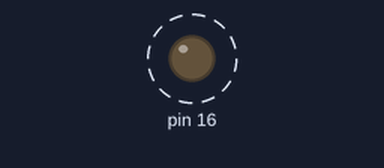
The sketch below on a simulated Arduino Uno, built with avr-gcc and run on an emulated ATmega328P. On the bench: output pins drawn as LEDs (lit = HIGH). Dashed ring = blinking.

Above: at 0.2 s.
Timing chart, 0 to 3.0 s (numbered marks = the images above):
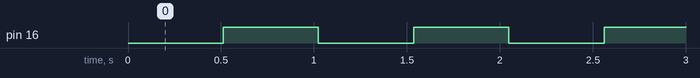

The sketch:

prueba.ino
```cpp
// A) definición de variables
unsigned long tiempo = 0; // tiempo como entero largo sin signo, 4 bytes o 32 bits.
boolean dato = 0;  // Defino variable dato como binaria a 0

void setup() {
  DDRC = B00000100; // defino como salida el C2 con el registro.
  PORTC = B00000000; // Inicializo el puerto 2 a 0
}

void loop() {
  tiempo = millis(); // Obtiene la cuenta del tiempo en ms y se la asigna a la variable tiempo
  dato = 1 & (tiempo >> 9);
     // Desplaza los bits de la variable tiempo 9 posiciones a la derecha
     // El bit 9º pasa a ocupar la posición 0.
     // Ese bit cambia de 0 a 1 cada 2^9 milisegundos, o cada 0.512 segundos.
     // Al hacer la operación AND con ese desplazamiento, obtengo como valor binario puro dicho bit
     // dato es pues 0 si el bit 9º es cero y 1 si es 1.
  PORTC = 0 | (dato << 2); // Desplazamiento de un BIT dos posiciones
     // El puerto C será igual a desplazar el dato dos posiciones a la izquierda. Por lo tanto
     // valdrá o B0000000 o B00000100
}
```

Measured:
- by itself, pin 16: alternates HIGH for 0.51 s and LOW for 0.51 s
